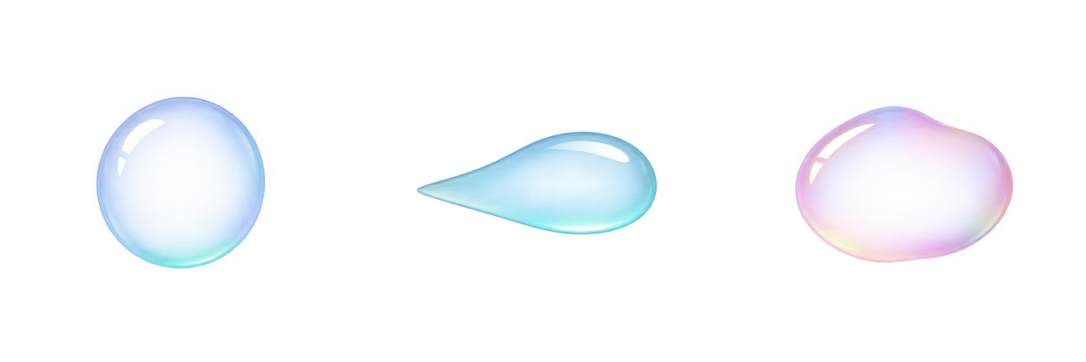
#> input picture Art/PlushToy/BubbleBurst-20261102/masters/water-particles.png, 2172 x 724 px (shown at 1/2 size)
$ python motion.py
#> lines starting #> are read from the running program, lines starting #| are printed output that depends on the picture
"""Motion master for the three BubbleBurst studies. Run to export the 2× strips."""
from functools import lru_cache
from math import cos, sin, radians, degrees, pi
from pathlib import Path
import cv2
import numpy as np
from PIL import Image

ROOT = Path(__file__).resolve().parents[1]
CELL = 256
FRAMES = 16
STEP_MS = 20
RANGE = (26, 39, 52)
PROOF_COLOR = (49, 204, 218)
RESAMPLE = Image.Resampling.LANCZOS


def make_textures():
    """Separate an alpha-preserving color film from the reflected window of light."""
    atlas = Image.open(ROOT / 'masters/water-particles.png').convert('RGBA')
    textures = []
    for i in range(3):
        w = atlas.width // 3
        tile = atlas.crop((i*w, 0, (i+1)*w, atlas.height))
        box = tile.getchannel('A').point(lambda p: 255 if p > 16 else 0).getbbox()
        pixels = np.asarray(tile.crop(box), dtype=float) / 255
        rgb, a = pixels[:, :, :3], pixels[:, :, 3]
        h, w = a.shape
        y, x = np.mgrid[0:h, 0:w]
        x, y = (x + .5) / w, (y + .5) / h
        depth = cv2.distanceTransform((a > .025).astype('uint8'), cv2.DIST_L2, 5)
        rim = np.exp(-depth / (.095 * min(w, h)))
        # Keep the body clear. The inside lip carries the hit color.
        film = (a ** .65) * (.57 + .40 * rim)
        tone = np.clip(.99 - .36*y**1.6 - .10*rim + .10*(rgb.mean(axis=2)-.7), .48, 1)
        neutral = np.stack((tone, tone, tone, film), axis=-1)
        # Isolate the compact upper reflection from the texture. Add a faint
        # broken side reflection for readability at the board's 11 px pitch.
        reflected = np.clip((rgb.min(axis=2)-.84)/.15, 0, 1)
        window = reflected**2 * np.clip((.65-y)/.15, 0, 1) * a
        lx = (.32, .69, .28)[i]
        broad = np.exp(-(((x-lx)/.15)**2 + ((y-.245)/.085)**2)*1.5) * a**.5
        lip = np.exp(-((y-.84)/.115)**2 - ((x-.69)/.22)**2) * rim * a
        white = np.ones((h,w,4))
        white[:,:,3] = np.clip(np.maximum(window, broad)*.97 + lip*.45, 0, 1)
        textures.append(tuple(Image.fromarray(np.uint8(np.round(p*255))) for p in (neutral, white)))
    return textures


@lru_cache(None)
def textures():
    return make_textures()


def travel(t):
    # Large first displacement, then a shorter outward move on every sample.
    return 1 - (1 - t) ** 2.45


def opacity(t):
    return max(0, 1 - t**1.65)**1.28


def polar(theta, r):
    return r*cos(theta), r*sin(theta)


def pearl_rays(level, ms):
    t = min(ms/280, 1)
    n = (7, 9, 11)[level]
    for k in range(n):
        theta = .12 + k*2*pi/n + .043*sin(2.3*k)
        ray = RANGE[level] * (1 if k % 2 == 0 else .87)
        radius = 7.5 + (ray-7.5)*travel(t)
        head = (6.2+.58*level + .75*sin(k*2.7))*(1-.35*t)
        x,y = polar(theta,radius)
        yield 0, x,y,head,head*1.02,0,opacity(t)
        for j in range(1, 2 + int((level == 2 or k % 2 == 0))):
            # The beads separate out of the same spoke at different speeds.
            gap = (3.2 + travel(t)*(3.1+1.0*level))*j
            r = radius-gap
            if r > 6 and ms >= 20:
                size = head*(.57 if j == 1 else .32)
                x,y = polar(theta,r)
                yield 0, x,y,size,size,0,opacity(t)*(.91 if j == 1 else .74)


def forks(level, ms):
    n = (4, 5, 6)[level]
    t = min(ms/300, 1)
    for k in range(n):
        theta = radians(-18) + k*2*pi/n + .075*sin(k*3.7)
        reach = RANGE[level]*(.94+.06*cos(2.6*k))
        split = reach*.49
        start = 7.2
        if ms <= 100:
            u = min(ms/60,1)
            r = start + (split-start)*(1-(1-u)**1.45) + max(0,ms-60)*.035
            size = (9.6+level)*(1-.21*u)
            x,y = polar(theta,r)
            yield 1,x,y,size,size*.56,theta,max(0,1-max(0,ms-40)/65)*opacity(t)
        if ms >= 60:
            u = min((ms-60)/240,1)
            for side in (-1,1):
                # Each daughter continues away from the parent, on a new straight ray.
                path = theta + radians(side*(25+level*2+4*sin(k)))
                length = (reach-split)*travel(u)*(1 if side == 1 else .85)
                x = split*cos(theta) + length*cos(path)
                y = split*sin(theta) + length*sin(path)
                size = (8.2 + level*.55) * (1 if side == 1 else .76) * (1-.37*u)
                yield 1,x,y,size,size*(.56+.19*u),path,opacity(t)
            if level > 0 and ms >= 100:
                r = split + (reach-split)*.42*travel(u)
                x,y = polar(theta,r)
                size = (3.8+.35*level)*(1-.30*u)
                yield 0,x,y,size,size,0,opacity(t)*.83


def ripple(level, ms):
    n = (7, 9, 12)[level]
    for ring in range(2):
        delay = ring*40
        if ms < delay:
            continue
        t = min((ms-delay)/260,1)
        for k in range(n):
            theta = radians(-82) + (k+.5*ring)*2*pi/n + .025*sin(k*2)
            start = 7.8 if ring == 0 else 8.2+2.0*level
            end = RANGE[level] * (1 if ring == 0 else .64)
            r = start + (end-start)*travel(t)
            size = (7.6+level*.48)*(1+.10*cos(3*k))*(1-.38*t)
            x,y = polar(theta,r)
            if ring == 0:
                # The tangent faces of the membrane fragments outline the outer shell.
                yield 2,x,y,size,size*(.58+.20*t),theta+pi/2,opacity(t)*.97
            else:
                size *= .61
                yield 0,x,y,size,size,0,opacity(t)*.88


def render_layers(style, level, frame):
    motion = {'A':pearl_rays,'B':forks,'C':ripple}[style]
    ss = 5  # Screen-space supersampling. Output imports at 2 texture pixels/screen px.
    layers = [Image.new('RGBA',(128*ss,128*ss)) for _ in range(2)]
    for tex,x,y,w,h,angle,a in motion(level,frame*STEP_MS):
        if a <= .003:
            continue
        for canvas,part in zip(layers,textures()[tex]):
            s = part.resize((max(1,round(w*ss)),max(1,round(h*ss))),RESAMPLE)
            if angle:
                s = s.rotate(-degrees(angle), Image.Resampling.BICUBIC, expand=True)
            s.putalpha(s.getchannel('A').point(lambda v:round(v*a)))
            canvas.alpha_composite(s,(round((64+x)*ss-s.width/2),round((64+y)*ss-s.height/2)))
    result = [im.resize((CELL,CELL),RESAMPLE) for im in layers]
    result[1] = Image.merge('RGBA', (Image.new('L',(CELL,CELL),255),)*3 + (result[1].getchannel('A'),))
    return result


def tint(layers,color):
    base,shine = layers
    grey = base.getchannel('R')
    rgb = [grey.point(lambda v:round(v*c/255)) for c in color]
    return Image.alpha_composite(Image.merge('RGBA',(*rgb,base.getchannel('A'))), shine)


def export():
    for style in 'ABC':
        folder = ROOT/'delivery'/('方案'+style)
        folder.mkdir(exist_ok=True)
        for level in range(3):
            strips = {name:Image.new('RGBA',(FRAMES*CELL,CELL)) for name in ('film','glint','proof')}
            for f in range(FRAMES):
                layers = render_layers(style,level,f)
#> in make_textures, atlas is the input picture: PIL image 2172x724 RGBA; mean R, G, B, A 41.8, 46.7, 52.8, 27.3
#> the loop in make_textures, `for i in range(3):` made 3 passes
#> box on passes 1 to 3: (192, 193, 531, 538), (108, 262, 591, 470), (141, 210, 579, 527)
#> pass 1, in make_textures, `tile = atlas.crop((i*w, 0, (i+1)*w, atlas.height))`:
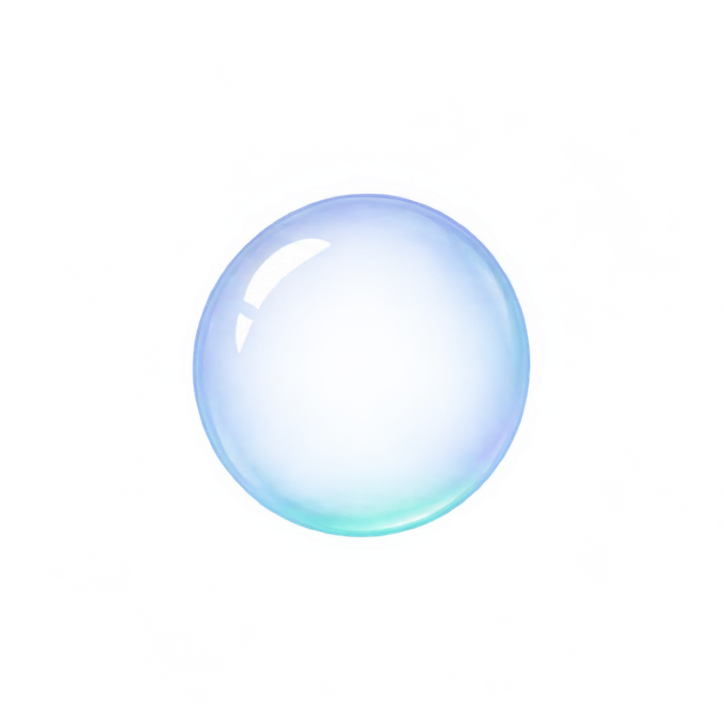
#> tile: PIL image 724x724 RGBA; mean R, G, B, A 41.6, 50.9, 58.6, 26.5; transparent parts drawn white
#> pass 1, in make_textures, `pixels = np.asarray(tile.crop(box), dtype=float) / 255`:
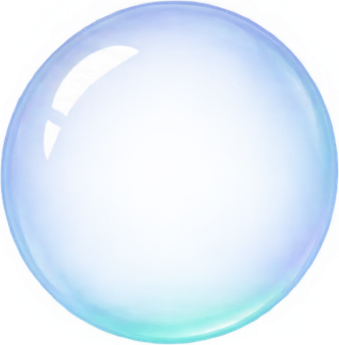
#> pixels: shape (345, 339, 4) float64; mean R, G, B, A 0.684, 0.791, 0.879, 0.464; transparent parts drawn white
#> pass 1, in make_textures, `rgb, a = pixels[:, :, :3], pixels[:, :, 3]`:
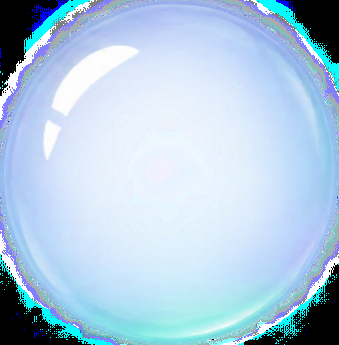
#> rgb: shape (345, 339, 3) float64; mean R, G, B 0.684, 0.791, 0.879
#> pass 1, in make_textures, `rgb, a = pixels[:, :, :3], pixels[:, :, 3]`:
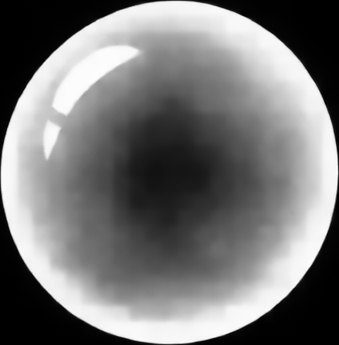
#> a: shape (345, 339) float64; min 0, max 1, mean 0.464
#> after the loop in make_textures, `for i in range(3):`:
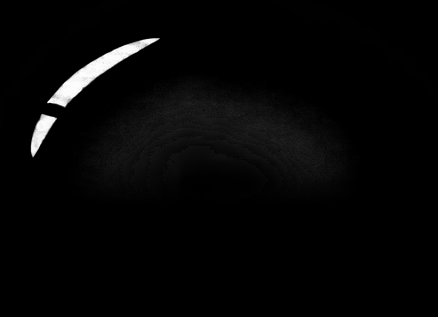
#> window: shape (317, 438) float64; min 0, max 0.988, mean 0.0239
#> after the loop in make_textures, `for i in range(3):`: textures = 3 items
#> layers = 2 items
                for s,im in zip(strips.values(),[*layers,tint(layers,PROOF_COLOR)]):
#> in tint, `grey = base.getchannel('R')`:
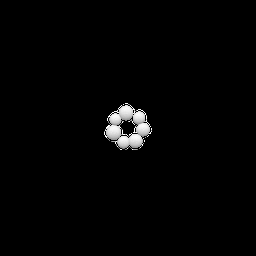
#> grey: PIL image 256x256 L; min 0, max 255, mean 3.9
#> in tint, `rgb = [grey.point(lambda v:round(v*c/255)) for c in color]`: rgb = 3 items
                    s.paste(im,(f*CELL,0))
#> this loop made 3 passes
            for name,s in strips.items():
                s.save(folder/f'L{level}-{name}.png')
#> this loop made 3 passes
#> pass 1, in export, `s.save(folder/f'L{level}-{name}.png')`:
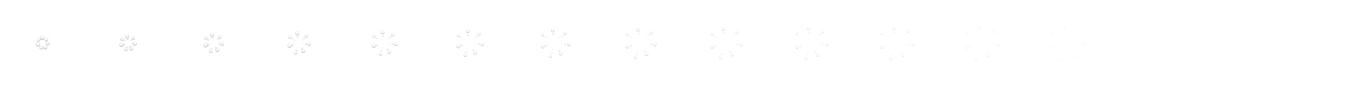
#> saved as L0-film.png: PIL image 4096x256 RGBA (shown at 1/3 size); mean R, G, B, A 3.7, 3.7, 3.7, 0.9; transparent parts drawn white


if __name__ == '__main__':
    export()
